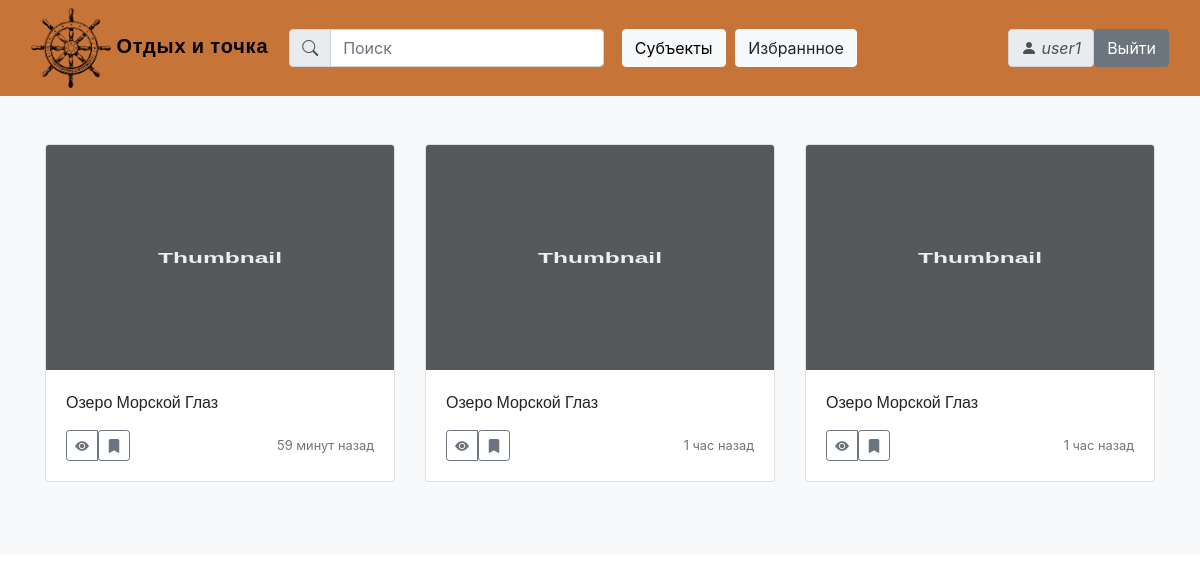
Screenshot of / (signed in) with the database file from the repository.
### main/models.py (models this page shows, shortened)
class AlbumElem(models.Model):  # реализация непосредственно с SQLite
    photo = models.ImageField(upload_to='photos/')
    title = models.TextField(max_length=255, default='Название города')
    content = models.TextField(blank=True)
    time_of_creation = models.DateTimeField(auto_now_add=True)
    bookmark = models.ManyToManyField(User)
    def get_absolute_url(self):
        return reverse('albumelem', kwargs={'album_elem_id': self.pk})
    class Meta:
        verbose_name = 'Статьи на сайте'
        verbose_name_plural = 'Статьи на сайте'

### main/views.py (the view)
# urls.py: path('', index, name='home'),
def index(request):
    elems = AlbumElem.objects.all().order_by('-id')
    if request.method == 'POST':
        for elem in elems:
            button = 'fav{0}'.format(elem.pk)
            if button in request.POST.keys():
                elem.bookmark.add(request.user)
    else:
        print('Tried to register: May be method is not POST?')
    return render(request, 'main/index.html', {'album_elem_list': elems, 'title': 'Главная'})

### main/templates/main/index.html (shortened to what this page needs)
{% extends 'main/base.html' %}
{% load humanize %}
{% block content %}
<div class="container">
    <div class="row">
        {% for album_elem in album_elem_list %}
            <div class="col-md-4">
              <div class="card mb-4 box-shadow">
                {% if album_elem.photo %}
                    <img class="card-img-top"
                         alt="Can't show image :("
                         style="height: 225px; width: 100%; display: block; object-fit: cover;"
                         src="{{album_elem.photo.url}}">
                {% else %}
                    <img class="card-img-top"
                         alt="Thumbnail [100%x225]"
                         style="height: 225px; width: 100%; display: block;"
>
                {% endif %}
                <div class="card-body">
                  <p class="card-text"> {{album_elem.title}} </p>
                  <div class="d-flex justify-content-between align-items-center">
                    <div class="btn-group">
                      <a class="btn btn-sm btn-outline-secondary" href="{{album_elem.get_absolute_url}}"> <i class="bi bi-eye-fill"> </i></a>
                      {% if request.user.is_authenticated %}
                          <form action="" method="post">
                            <button type="submit" class="btn btn-sm btn-outline-secondary" name="fav{{ album_elem.pk }}"> <i class="bi bi-bookmark-fill"></i> </button>
                          </form>
                      {% endif %}
                    </div>
                    <small class="text-muted"> {{album_elem.time_of_creation|naturaltime}} </small>
                  </div>
                </div>
              </div>
            </div>
        {% endfor %}
  </div>
</div>
{% endblock %}

### main/templates/main/base.html (shortened to what this page needs)
<!DOCTYPE html>
{% load static%}
<html lang="ru">
<head>
  <link type="text/css" href="{% static 'main/css/styles.css' %}" rel="stylesheet">
  <link rel="stylesheet" href="https://cdn.jsdelivr.net/npm/bootstrap-icons@1.5.0/font/bootstrap-icons.css" />
  <link rel="stylesheet" href="https://cdn.jsdelivr.net/npm/bootstrap@4.0.0/dist/css/bootstrap.min.css"
>
</head>
<body>
  <nav class="navbar navbar-expand-xl">
    <div class="container-fluid">
      <a class="navbar-brand" href="{% url 'home' %}">
        <img src="{% static 'main/icons/logo.png' %}" alt="Logo" title="Logo"> Отдых и точка
      </a>
      <div class="collapse navbar-collapse" id="navbarResponsive">
        <ul class="navbar-nav mr-auto">
          <li class="nav-item">
            <form class="form-inline mr-auto mr-sl-2 mr-xs-none">
              <div class="form-group">
                <div class="input-group">
                  <div class="input-group-prepend">
                    <span class="input-group-text"> <i class="bi bi-search"></i> </span>
                  </div>
                  <input class="form-control mr-sm-2" type="search" placeholder="Поиск" aria-label="Поиск">
                </div>
              </div>
            </form>
          <li class="nav-item">
            <a type="button" class="btn btn-light" data-toggle="modal" data-target="#exampleModal"> Субъекты </a>
            {% if request.user.is_authenticated %}
          <li class="nav-item"> <a class="btn btn-light" href="{% url 'favorites' %}"> Избраннное </a>
            {% endif %}
        </ul>
      </div>
      <form class="form-inline ml-auto">
        <div class="form-group">
          <span class="input-group-text"> <i class="bi bi-person-fill"> {{request.user.username}}</i> </span>
          {% if request.user.is_authenticated %}
          <a class="btn btn-secondary" href="{% url 'logout' %}">Выйти</a>
          {% else %}
          <a class="btn btn-secondary" href="{% url 'login' %}">Войти</a>
          {% endif %}
        </div>
      </form>
    </div>
  </nav>
  <div class="album py-5 bg-light">
    {% block content %}
    {% endblock %}
  </div>
</body>
</html>

### main/static/main/css/styles.css (style rules this page uses)
.navbar { background: #C77438; color: black; max-height: 6rem; min-height: 2em; }
.navbar-brand { color:black; font-weight: 800; font-size: 1.5rem; letter-spacing: .05rem; font-family: "Roboto Condensed", sans-serif; }
.navbar img { max-height: 80px; max-width: 80px; min-height: 60px; min-width: 60px; }
.nav-item { margin: 0 .3rem 0 .3rem }
.card-text { text-align: left; font-family: 'Open Sans', sans-serif; white-space: pre-line; }

### rows the page displays
AlbumElem: title "Озеро Морской Глаз", time_of_creation "59 минут назад"
AlbumElem: title "Озеро Морской Глаз", time_of_creation "1 час назад"
AlbumElem: title "Озеро Морской Глаз", time_of_creation "1 час назад"

### other values shown
{{ request.user.username }} "user1"
